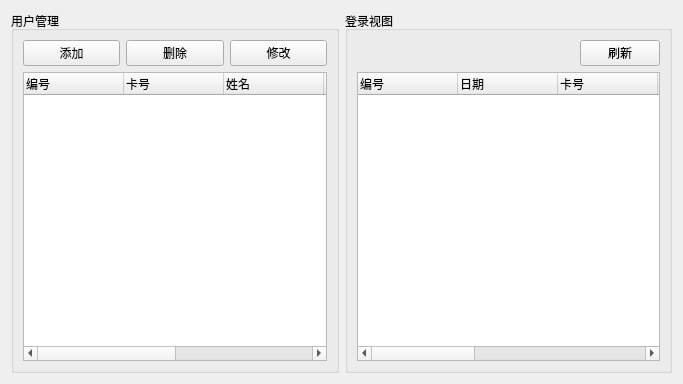
<?xml version="1.0" encoding="UTF-8"?>
<ui version="4.0">
 <class>ManageWidget</class>
 <widget class="QWidget" name="ManageWidget">
  <property name="geometry">
   <rect>
    <x>0</x>
    <y>0</y>
    <width>683</width>
    <height>384</height>
   </rect>
  </property>
  <layout class="QHBoxLayout" name="horizontalLayout_3">
   <item>
    <widget class="QGroupBox" name="groupBox">
     <property name="title">
      <string>用户管理</string>
     </property>
     <layout class="QVBoxLayout" name="verticalLayout">
      <item>
       <layout class="QHBoxLayout" name="horizontalLayout_2">
        <item>
         <widget class="QPushButton" name="addBtn">
          <property name="text">
           <string>添加</string>
          </property>
         </widget>
        </item>
        <item>
         <widget class="QPushButton" name="delBtn">
          <property name="text">
           <string>删除</string>
          </property>
         </widget>
        </item>
        <item>
         <widget class="QPushButton" name="modifyBtn">
          <property name="text">
           <string>修改</string>
          </property>
         </widget>
        </item>
       </layout>
      </item>
      <item>
       <widget class="QTreeWidget" name="userTable">
        <column>
         <property name="text">
          <string>编号</string>
         </property>
        </column>
        <column>
         <property name="text">
          <string>卡号</string>
         </property>
        </column>
        <column>
         <property name="text">
          <string>姓名</string>
         </property>
        </column>
        <column>
         <property name="text">
          <string>性别</string>
         </property>
        </column>
        <column>
         <property name="text">
          <string>职业</string>
         </property>
        </column>
        <column>
         <property name="text">
          <string>邮箱</string>
         </property>
        </column>
       </widget>
      </item>
     </layout>
    </widget>
   </item>
   <item>
    <widget class="QGroupBox" name="groupBox_2">
     <property name="title">
      <string>登录视图</string>
     </property>
     <layout class="QVBoxLayout" name="verticalLayout_2">
      <item>
       <layout class="QHBoxLayout" name="horizontalLayout">
        <item>
         <spacer name="horizontalSpacer">
          <property name="orientation">
           <enum>Qt::Horizontal</enum>
          </property>
          <property name="sizeHint" stdset="0">
           <size>
            <width>40</width>
            <height>20</height>
           </size>
          </property>
         </spacer>
        </item>
        <item>
         <widget class="QPushButton" name="refreshBtn">
          <property name="text">
           <string>刷新</string>
          </property>
         </widget>
        </item>
       </layout>
      </item>
      <item>
       <widget class="QTreeWidget" name="logTable">
        <column>
         <property name="text">
          <string>编号</string>
         </property>
        </column>
        <column>
         <property name="text">
          <string>日期</string>
         </property>
        </column>
        <column>
         <property name="text">
          <string>卡号</string>
         </property>
        </column>
        <column>
         <property name="text">
          <string>性别</string>
         </property>
        </column>
        <column>
         <property name="text">
          <string>职位</string>
         </property>
        </column>
        <column>
         <property name="text">
          <string>迟到</string>
         </property>
        </column>
        <column>
         <property name="text">
          <string>早退</string>
         </property>
        </column>
        <column>
         <property name="text">
          <string>迟到次数</string>
         </property>
        </column>
       </widget>
      </item>
     </layout>
    </widget>
   </item>
  </layout>
 </widget>
 <resources/>
 <connections/>
</ui>
